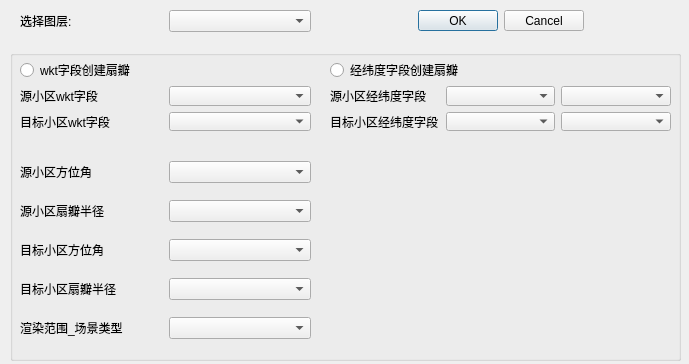
<?xml version="1.0" encoding="UTF-8"?>
<ui version="4.0">
 <class>showSameOppositeDialogBase</class>
 <widget class="QDialog" name="showSameOppositeDialogBase">
  <property name="geometry">
   <rect>
    <x>0</x>
    <y>0</y>
    <width>689</width>
    <height>364</height>
   </rect>
  </property>
  <property name="sizePolicy">
   <sizepolicy hsizetype="Fixed" vsizetype="Fixed">
    <horstretch>0</horstretch>
    <verstretch>0</verstretch>
   </sizepolicy>
  </property>
  <property name="windowTitle">
   <string>showSameOpposite</string>
  </property>
  <widget class="QGroupBox" name="groupBox">
   <property name="geometry">
    <rect>
     <x>10</x>
     <y>50</y>
     <width>671</width>
     <height>311</height>
    </rect>
   </property>
   <property name="title">
    <string/>
   </property>
   <widget class="QWidget" name="verticalLayoutWidget">
    <property name="geometry">
     <rect>
      <x>10</x>
      <y>100</y>
      <width>291</width>
      <height>201</height>
     </rect>
    </property>
    <layout class="QVBoxLayout" name="VerticalLayout">
     <item>
      <layout class="QHBoxLayout" name="scAzimuthHorizontalLayout">
       <item>
        <widget class="QLabel" name="scAzimuthLabel">
         <property name="text">
          <string>源小区方位角</string>
         </property>
        </widget>
       </item>
       <item>
        <widget class="QComboBox" name="scAzimuthComboBox"/>
       </item>
      </layout>
     </item>
     <item>
      <layout class="QHBoxLayout" name="scRadiusHorizontalLayout">
       <item>
        <widget class="QLabel" name="scRadiusLabel">
         <property name="text">
          <string>源小区扇瓣半径</string>
         </property>
        </widget>
       </item>
       <item>
        <widget class="QComboBox" name="scRadiusComboBox"/>
       </item>
      </layout>
     </item>
     <item>
      <layout class="QHBoxLayout" name="tcAzimuthHorizontalLayout">
       <item>
        <widget class="QLabel" name="tcAzimuthLabel">
         <property name="text">
          <string>目标小区方位角</string>
         </property>
        </widget>
       </item>
       <item>
        <widget class="QComboBox" name="tcAzimuthComboBox"/>
       </item>
      </layout>
     </item>
     <item>
      <layout class="QHBoxLayout" name="tcRadiusHorizontalLayout">
       <item>
        <widget class="QLabel" name="tcRadiusLabel">
         <property name="text">
          <string>目标小区扇瓣半径</string>
         </property>
        </widget>
       </item>
       <item>
        <widget class="QComboBox" name="tcRadiusComboBox"/>
       </item>
      </layout>
     </item>
     <item>
      <layout class="QHBoxLayout" name="coverageRegionsHorizontalLayout">
       <item>
        <widget class="QLabel" name="coverageRegionLabel">
         <property name="text">
          <string>渲染范围_场景类型</string>
         </property>
        </widget>
       </item>
       <item>
        <widget class="QComboBox" name="coverageRegionComboBox"/>
       </item>
      </layout>
     </item>
    </layout>
   </widget>
   <widget class="QWidget" name="verticalLayoutWidget_2">
    <property name="geometry">
     <rect>
      <x>10</x>
      <y>10</y>
      <width>291</width>
      <height>71</height>
     </rect>
    </property>
    <layout class="QVBoxLayout" name="wkVerticalLayout">
     <item>
      <widget class="QRadioButton" name="wktRadioButton">
       <property name="contextMenuPolicy">
        <enum>Qt::CustomContextMenu</enum>
       </property>
       <property name="text">
        <string>wkt字段创建扇瓣</string>
       </property>
       <property name="checkable">
        <bool>true</bool>
       </property>
       <property name="checked">
        <bool>false</bool>
       </property>
       <property name="autoRepeat">
        <bool>false</bool>
       </property>
      </widget>
     </item>
     <item>
      <layout class="QHBoxLayout" name="scWktHorizontalLayout">
       <item>
        <widget class="QLabel" name="scWktLabel">
         <property name="text">
          <string>源小区wkt字段</string>
         </property>
        </widget>
       </item>
       <item>
        <widget class="QComboBox" name="scWktComboBox"/>
       </item>
      </layout>
     </item>
     <item>
      <layout class="QHBoxLayout" name="tcWktHorizontalLayout">
       <item>
        <widget class="QLabel" name="tcWktLabel">
         <property name="text">
          <string>目标小区wkt字段</string>
         </property>
        </widget>
       </item>
       <item>
        <widget class="QComboBox" name="tcWktComboBox"/>
       </item>
      </layout>
     </item>
    </layout>
   </widget>
   <widget class="QWidget" name="verticalLayoutWidget_3">
    <property name="geometry">
     <rect>
      <x>320</x>
      <y>10</y>
      <width>341</width>
      <height>71</height>
     </rect>
    </property>
    <layout class="QVBoxLayout" name="verticalLayout">
     <item>
      <widget class="QRadioButton" name="lonlatRadioButton">
       <property name="contextMenuPolicy">
        <enum>Qt::CustomContextMenu</enum>
       </property>
       <property name="acceptDrops">
        <bool>false</bool>
       </property>
       <property name="text">
        <string>经纬度字段创建扇瓣</string>
       </property>
       <property name="checkable">
        <bool>true</bool>
       </property>
       <property name="autoRepeat">
        <bool>false</bool>
       </property>
      </widget>
     </item>
     <item>
      <layout class="QHBoxLayout" name="scLonlatHorizontalLayout">
       <item>
        <widget class="QLabel" name="scLonlatLabel">
         <property name="text">
          <string>源小区经纬度字段</string>
         </property>
        </widget>
       </item>
       <item>
        <widget class="QComboBox" name="scLonComboBox">
         <property name="editable">
          <bool>false</bool>
         </property>
        </widget>
       </item>
       <item>
        <widget class="QComboBox" name="scLatComboBox">
         <property name="editable">
          <bool>false</bool>
         </property>
        </widget>
       </item>
      </layout>
     </item>
     <item>
      <layout class="QHBoxLayout" name="tcLonlatHorizontalLayout">
       <item>
        <widget class="QLabel" name="tcLonlatLabel">
         <property name="text">
          <string>目标小区经纬度字段</string>
         </property>
        </widget>
       </item>
       <item>
        <widget class="QComboBox" name="tcLonComboBox">
         <property name="editable">
          <bool>false</bool>
         </property>
        </widget>
       </item>
       <item>
        <widget class="QComboBox" name="tcLatComboBox">
         <property name="editable">
          <bool>false</bool>
         </property>
        </widget>
       </item>
      </layout>
     </item>
    </layout>
   </widget>
  </widget>
  <widget class="QDialogButtonBox" name="button_box">
   <property name="geometry">
    <rect>
     <x>330</x>
     <y>10</y>
     <width>341</width>
     <height>21</height>
    </rect>
   </property>
   <property name="orientation">
    <enum>Qt::Horizontal</enum>
   </property>
   <property name="standardButtons">
    <set>QDialogButtonBox::Cancel|QDialogButtonBox::Ok</set>
   </property>
   <property name="centerButtons">
    <bool>true</bool>
   </property>
  </widget>
  <widget class="QWidget" name="horizontalLayoutWidget">
   <property name="geometry">
    <rect>
     <x>20</x>
     <y>10</y>
     <width>291</width>
     <height>22</height>
    </rect>
   </property>
   <layout class="QHBoxLayout" name="layerHorizontalLayout">
    <property name="sizeConstraint">
     <enum>QLayout::SetDefaultConstraint</enum>
    </property>
    <item>
     <widget class="QLabel" name="layerLabel">
      <property name="text">
       <string>选择图层:</string>
      </property>
     </widget>
    </item>
    <item>
     <widget class="QComboBox" name="layerComboBox">
      <property name="sizeAdjustPolicy">
       <enum>QComboBox::AdjustToContentsOnFirstShow</enum>
      </property>
     </widget>
    </item>
   </layout>
  </widget>
 </widget>
 <resources/>
 <connections>
  <connection>
   <sender>button_box</sender>
   <signal>accepted()</signal>
   <receiver>showSameOppositeDialogBase</receiver>
   <slot>accept()</slot>
   <hints>
    <hint type="sourcelabel">
     <x>20</x>
     <y>20</y>
    </hint>
    <hint type="destinationlabel">
     <x>20</x>
     <y>20</y>
    </hint>
   </hints>
  </connection>
  <connection>
   <sender>button_box</sender>
   <signal>rejected()</signal>
   <receiver>showSameOppositeDialogBase</receiver>
   <slot>reject()</slot>
   <hints>
    <hint type="sourcelabel">
     <x>20</x>
     <y>20</y>
    </hint>
    <hint type="destinationlabel">
     <x>20</x>
     <y>20</y>
    </hint>
   </hints>
  </connection>
 </connections>
</ui>
